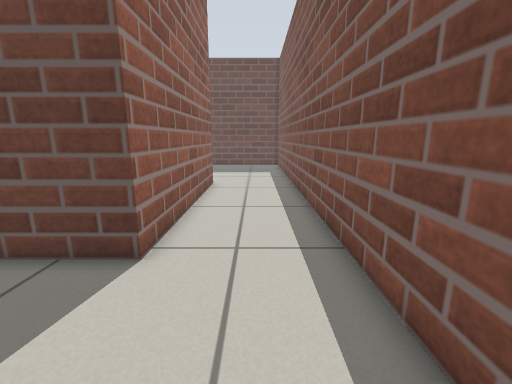
[1] (above)

15 first-person views from a walk through a world built for the Gazebo simulator. The camera is 0.68 m above the floor, tilts 12° down and sees 90° across. The floor is counted in squares, 0.25 m on a side. Each view is taken from the middle of a square. On the plan, view 1 faces up. The plan holds only what a view shows up to about 18 squares ahead; the rest is blank.

[2]
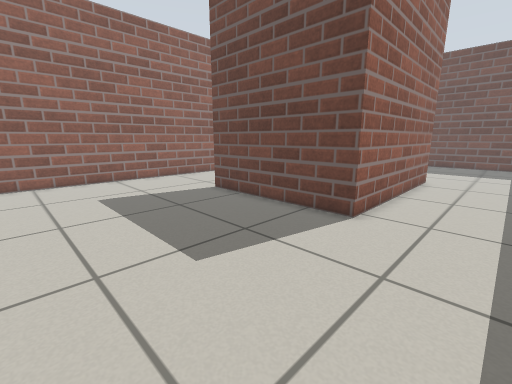

[3]
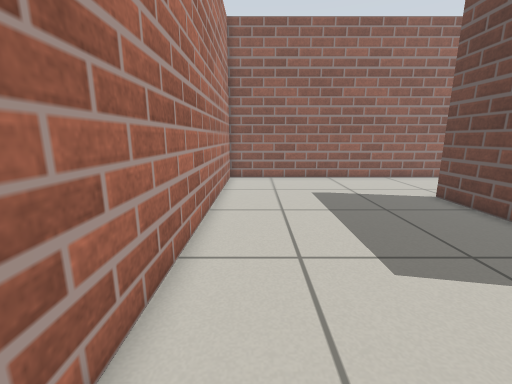

[4]
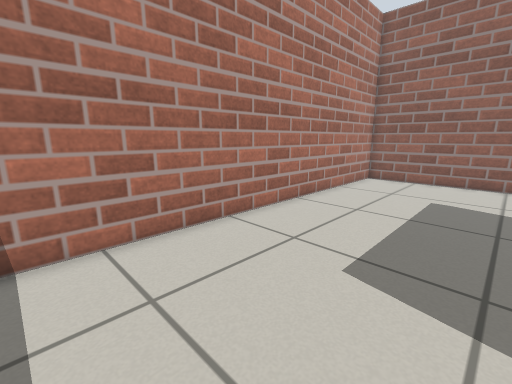

[5]
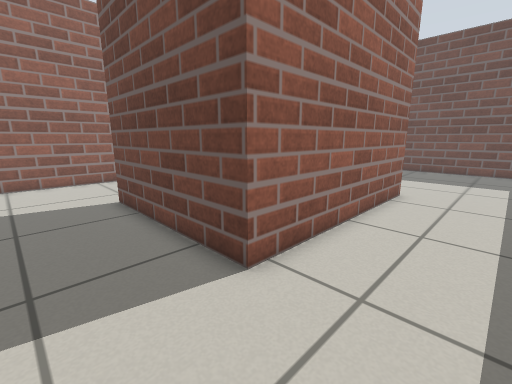

[6]
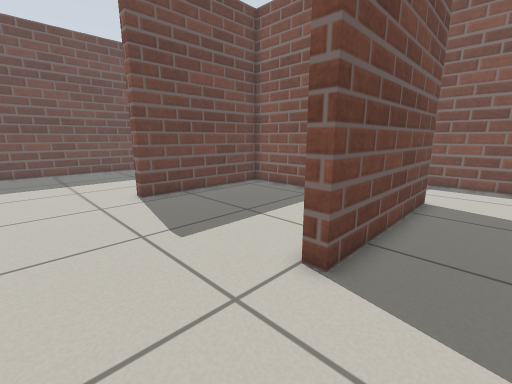

[7]
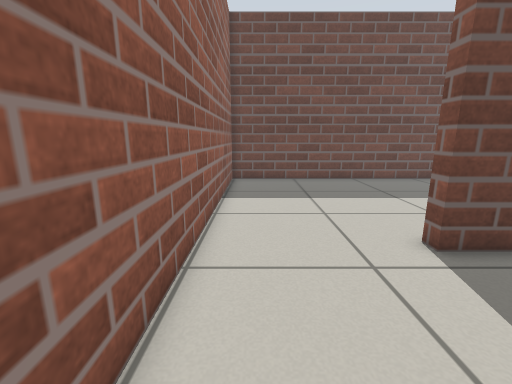

[8]
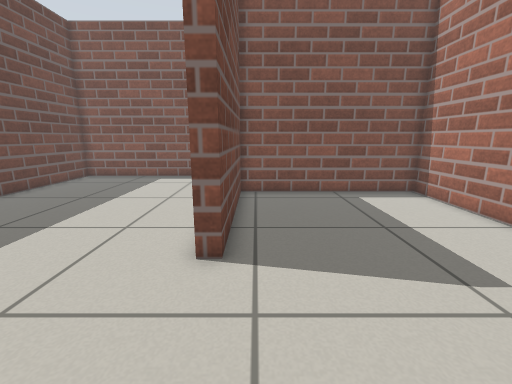

[9]
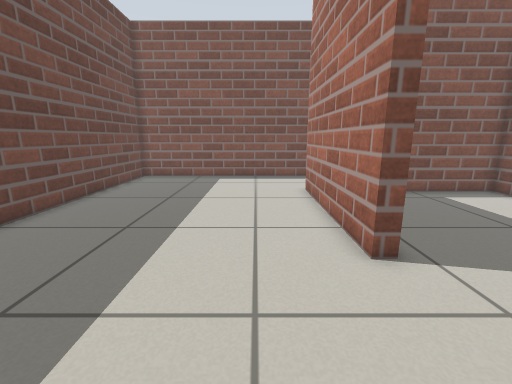

[10]
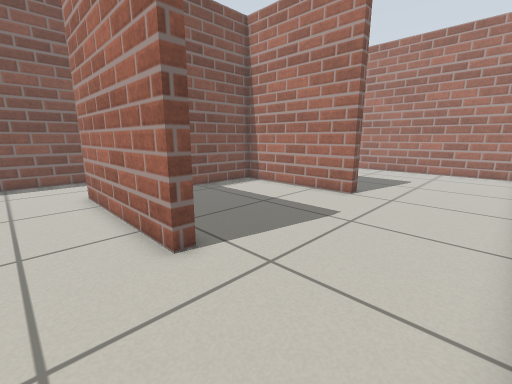

[11]
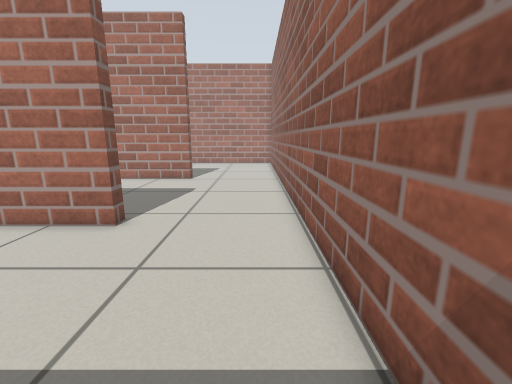

[12]
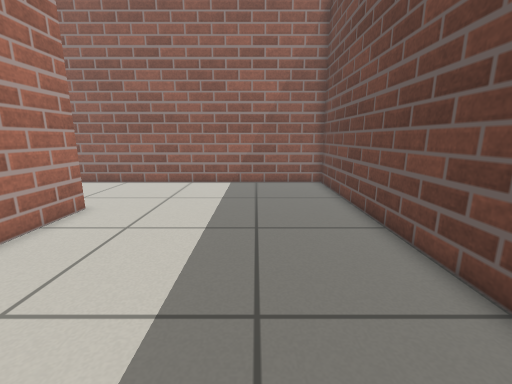

[13]
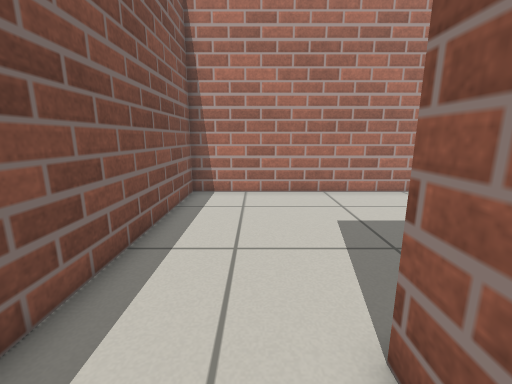

[14]
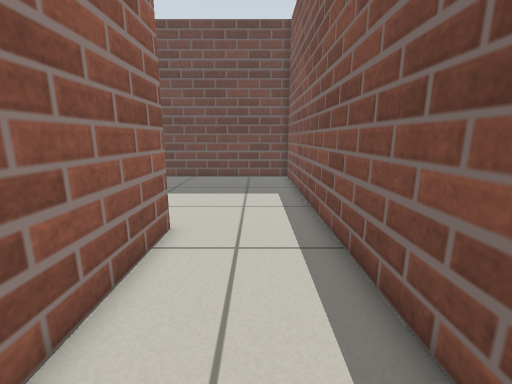

[15]
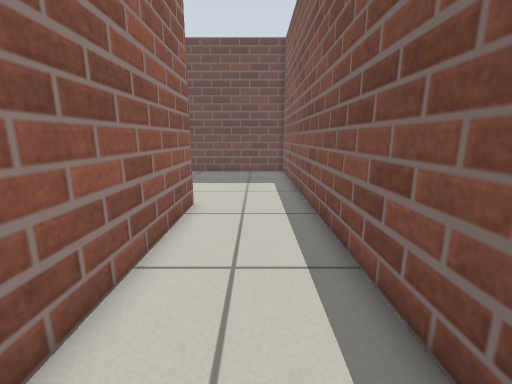

### Floor plan
Ten units are one square. View 1 is at (0, 0); x grows to the right and y downward. Boxes are objects, and circles mark ways between rooms. Rooms are numbered by the first view taken in them; rooms with no view inside come last. Other rooms are left out.
<svg viewBox="-171 -265 198 318">
<path fill="none" stroke="#000" d="M-166 -44 -166 48 22 48 22 -166M-26 -154 -26 -54 -106 -54M-106 -54 -106 -60 -32 -60 -32 -148 -106 -148 -106 -154M-166 -156 -166 -44M-106 -154 -26 -154M22 -166 22 -260 -166 -260 -166 -156"/>
<circle cx="-135" cy="-55" r="3" fill="#2a7"/>
<circle cx="-5" cy="-158" r="3" fill="#2a7"/>
<circle cx="-135" cy="-150" r="3" fill="#2a7"/>
<text x="-60" y="-20">1</text>
<text x="-110" y="-100">2</text>
<text x="-80" y="-210">3</text>
</svg>
Room 1 opens to room 2. Room 1 opens to room 3. Room 2 opens to room 3.

Where each view was taken, in squares from view 1:
view 1: 0 up, 0 right, facing up
view 2: 3 down, 1 right, facing up-left
view 3: 3 down, 1 right, facing left
view 4: 2 up, 1 right, facing down-left
view 5: 2 up, 1 right, facing up-left
view 6: 3 up, 15 left, facing up-right
view 7: 9 up, 15 left, facing up
view 8: 14 up, 16 left, facing right
view 9: 18 up, 16 left, facing right
view 10: 18 up, 16 left, facing down-right
view 11: 23 up, 15 left, facing down
view 12: 22 up, 1 left, facing left
view 13: 8 up, 1 left, facing down
view 14: 8 up, 0 right, facing up
view 15: 5 up, 0 right, facing up
